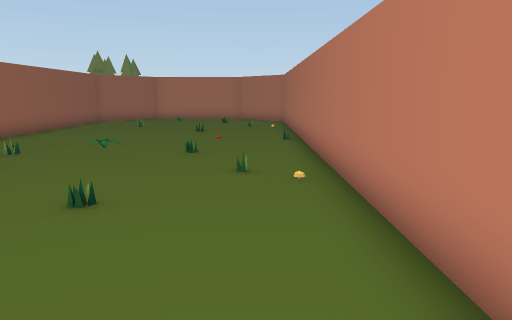
view 1 (above)

15 first-person views from a walk through a Unity game level. The camera is 1.4 m above the floor, tilts 10° down and sees 70° across. The floor is counted in squares, 1 m on a side. Each view is taken from the middle of a square. On the plan, view 1 faces up. The plan holds only what a view shows up to about 16 squares ahead; the rest is blank. The place goes on beyond the plan.

view 2
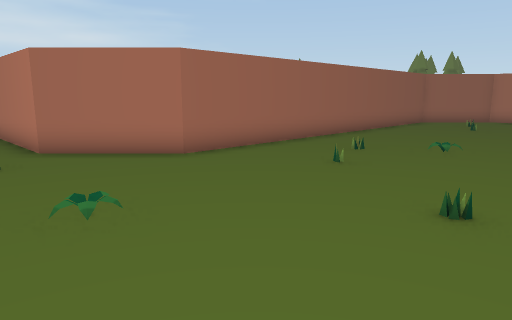

view 3
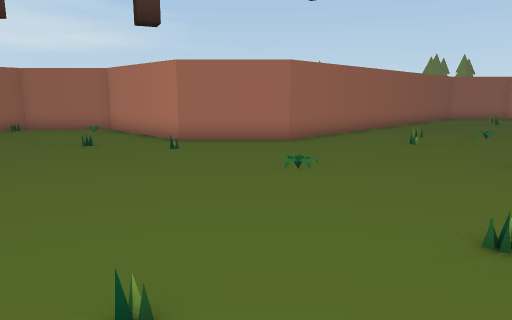

view 4
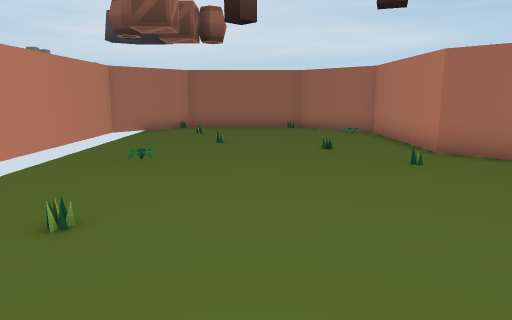

view 5
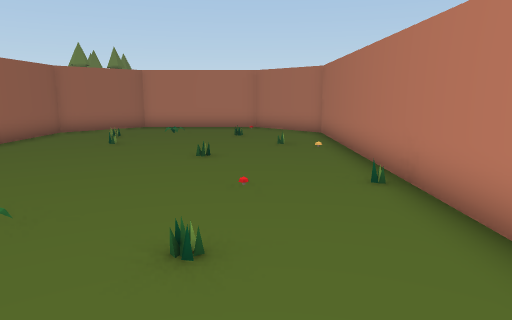

view 6
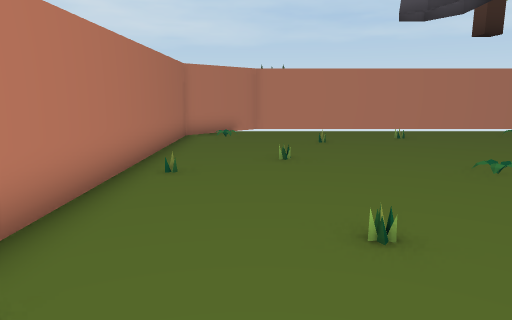

view 7
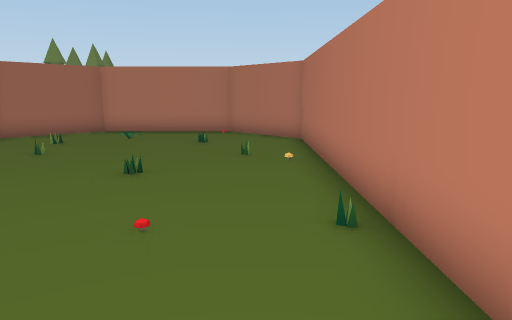

view 8
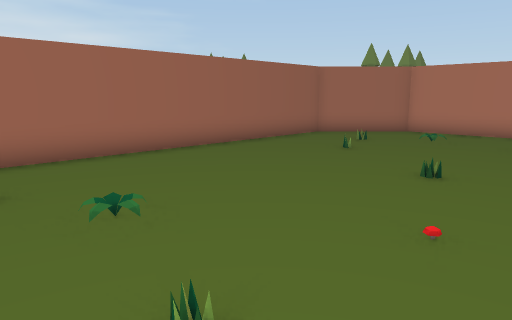

view 9
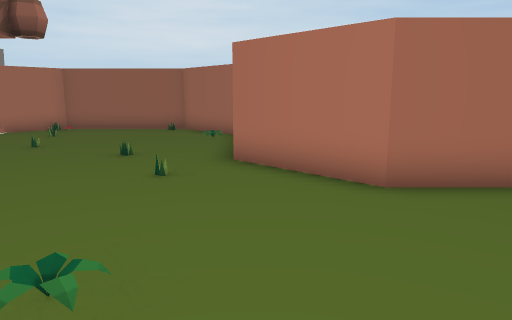

view 10
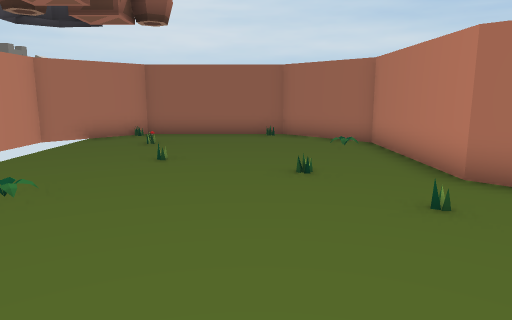

view 11
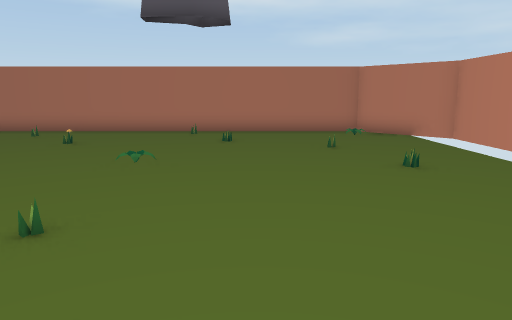

view 12
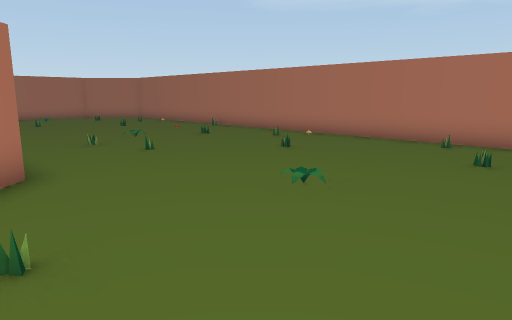

view 13
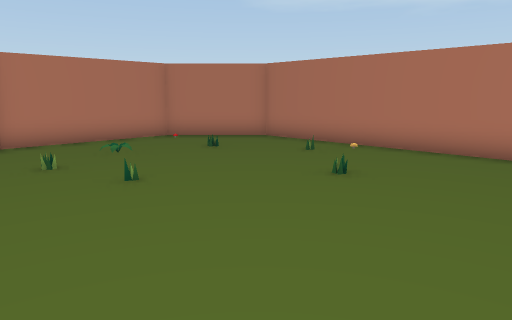

view 14
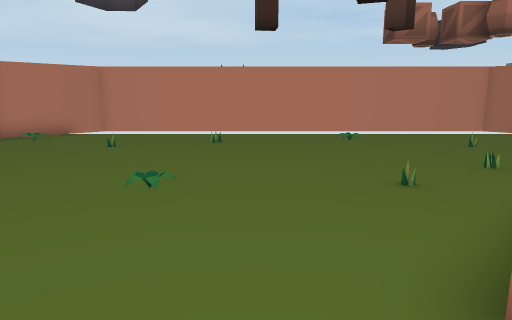

view 15
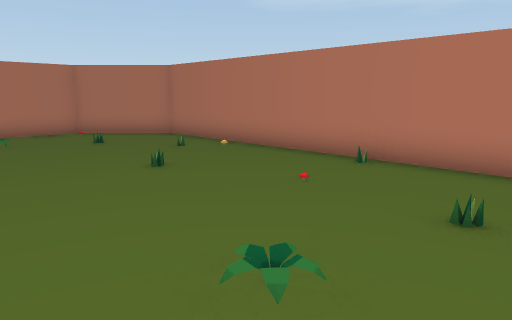

### Floor plan
Key: @ floor where view 1 was taken; # wall or solid block; x gap in a wall; . floor; = window, fence, low wall or low ledge.
Columns run from 19 left of view 1 to 2 right of it. Each row starts with its distance up from view 1.
 23              #=====
 22             #......#
 21            #........#
 20           #..........=
 19           #..#. .#...=
 18           #..........=
 17           #...#......=
 16           #..........=
 15           #..........=
 14           #......#...=
 13           #..........=
 12           #..........=
 11           #..........=
 10           #..........=
  9           #..#.#.#...=
  8           #..........=
  7           #...#......=
  6           #..........=
  5           #..........=
  4          #.......#...=
  3    #====#............=
  2   #.x................=
  1  #........#..........=
  0  #.....#.........#.@.=
 -1 #....................=
 -2 #....................=
 -3 #.....#.........#....=
 -4 #..#.........#.......=
 -5  #....... ......... .=
 -6  #..................#
 -7  ####################

Where each view was taken, in squares from view 1:
view 1: 0 up, 0 right, facing up
view 2: 0 up, 1 left, facing up-left
view 3: 4 down, 1 left, facing up-left
view 4: 2 down, 2 left, facing left
view 5: 6 up, 1 left, facing up
view 6: 8 up, 1 left, facing down
view 7: 8 up, 0 right, facing up
view 8: 8 up, 0 right, facing up-left
view 9: 3 up, 3 left, facing left
view 10: 1 down, 5 left, facing left
view 11: 1 down, 13 left, facing right
view 12: 2 down, 10 left, facing up-right
view 13: 11 up, 8 left, facing up-right
view 14: 7 up, 7 left, facing down
view 15: 8 up, 6 left, facing up-right
